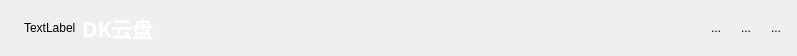
<?xml version="1.0" encoding="UTF-8"?>
<ui version="4.0">
 <class>TitleWidget</class>
 <widget class="QWidget" name="TitleWidget">
  <property name="geometry">
   <rect>
    <x>0</x>
    <y>0</y>
    <width>797</width>
    <height>56</height>
   </rect>
  </property>
  <property name="windowTitle">
   <string>Form</string>
  </property>
  <layout class="QHBoxLayout" name="horizontalLayout_2">
   <property name="spacing">
    <number>0</number>
   </property>
   <property name="leftMargin">
    <number>0</number>
   </property>
   <property name="topMargin">
    <number>0</number>
   </property>
   <property name="rightMargin">
    <number>0</number>
   </property>
   <property name="bottomMargin">
    <number>0</number>
   </property>
   <item>
    <widget class="QWidget" name="xxxxxxxx" native="true">
     <layout class="QHBoxLayout" name="horizontalLayout">
      <item>
       <spacer name="horizontalSpacer_2">
        <property name="orientation">
         <enum>Qt::Horizontal</enum>
        </property>
        <property name="sizeType">
         <enum>QSizePolicy::Fixed</enum>
        </property>
        <property name="sizeHint" stdset="0">
         <size>
          <width>15</width>
          <height>20</height>
         </size>
        </property>
       </spacer>
      </item>
      <item>
       <widget class="QLabel" name="logo">
        <property name="text">
         <string>TextLabel</string>
        </property>
       </widget>
      </item>
      <item>
       <widget class="QLabel" name="label">
        <property name="font">
         <font>
          <family>新宋体</family>
          <pointsize>16</pointsize>
          <bold>true</bold>
         </font>
        </property>
        <property name="styleSheet">
         <string notr="true">color: rgb(255, 255, 255);</string>
        </property>
        <property name="text">
         <string>DK云盘</string>
        </property>
       </widget>
      </item>
      <item>
       <spacer name="horizontalSpacer">
        <property name="orientation">
         <enum>Qt::Horizontal</enum>
        </property>
        <property name="sizeHint" stdset="0">
         <size>
          <width>40</width>
          <height>20</height>
         </size>
        </property>
       </spacer>
      </item>
      <item>
       <widget class="QToolButton" name="set_btn">
        <property name="text">
         <string>...</string>
        </property>
        <property name="icon">
         <iconset resource="../resource.qrc">
          <normaloff>:/images/login_setting.png</normaloff>:/images/login_setting.png</iconset>
        </property>
        <property name="iconSize">
         <size>
          <width>32</width>
          <height>32</height>
         </size>
        </property>
        <property name="autoRaise">
         <bool>true</bool>
        </property>
       </widget>
      </item>
      <item>
       <widget class="QToolButton" name="min_btn">
        <property name="text">
         <string>...</string>
        </property>
        <property name="icon">
         <iconset resource="../resource.qrc">
          <normaloff>:/images/login_min.png</normaloff>:/images/login_min.png</iconset>
        </property>
        <property name="iconSize">
         <size>
          <width>32</width>
          <height>32</height>
         </size>
        </property>
        <property name="autoRaise">
         <bool>true</bool>
        </property>
       </widget>
      </item>
      <item>
       <widget class="QToolButton" name="close_btn">
        <property name="text">
         <string>...</string>
        </property>
        <property name="icon">
         <iconset resource="../resource.qrc">
          <normaloff>:/images/login_close.png</normaloff>:/images/login_close.png</iconset>
        </property>
        <property name="iconSize">
         <size>
          <width>32</width>
          <height>32</height>
         </size>
        </property>
        <property name="autoRaise">
         <bool>true</bool>
        </property>
       </widget>
      </item>
     </layout>
    </widget>
   </item>
  </layout>
 </widget>
 <resources>
  <include location="../resource.qrc"/>
 </resources>
 <connections/>
</ui>
